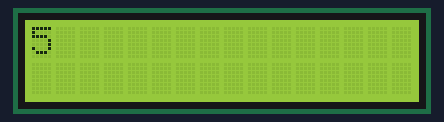
Recording of a sketch running on a simulated Arduino Uno, built with avr-gcc and run on an emulated ATmega328P. Parts: 16×2 character LCD.

Above: at 10.1 s.
At 19.9 s:
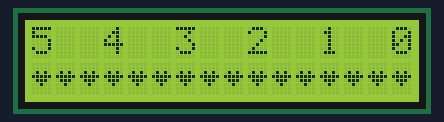
At 22.1 s:
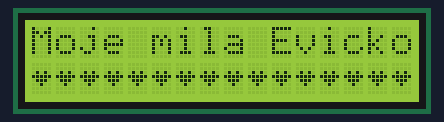
At 25.1 s:
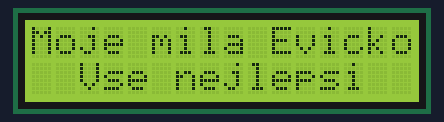
At 28.1 s:
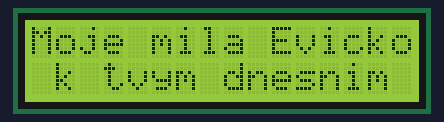
At 37.1 s:
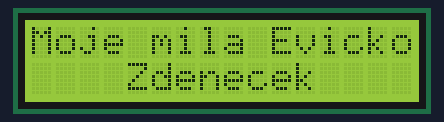

The sketch:

AllTheBest.ino
```cpp
#include <LiquidCrystal.h>

const int RS = 3;
const int EN = 4;
const int D4 = 9;
const int D5 = 10;
const int D6 = 11;
const int D7 = 12;

LiquidCrystal lcd(RS, EN, D4, D5, D6, D7);

byte heart[8] = {
  B00000,
  B00000,
  B01010,
  B11111,
  B01110,
  B00100,
  B00000,
  B00000,
};

void setup() {
  lcd.createChar(1, heart);
  lcd.begin(16, 2);
  lcd.clear();
}

String msg[] = {
  "  Vse nejlepsi  ",
  " k tvym dnesnim ",
  "  narozeninam   ",
  " ti preje tvuj  ",
  "    Zdenecek    ",
};
char sng[] = "Hodne stesti a zdravi!";

void loop() {
  delay(10000);

  for (int i = 5; i >= 0; i--) {
    lcd.print(i);
    lcd.print("  ");
    delay(1000);
  }

  lcd.setCursor(0, 1);
  for (int i = 0; i < 16; i++) {
    lcd.write(1);
    delay(250);
  }

  delay(2000);
  lcd.clear();

  lcd.print("Moje mila Evicko");
  lcd.setCursor(0, 1);
  for (int i = 0; i < 16; i++) {
    lcd.write(1);
  }

  delay(3000);

  for (int i = 0; i < 5; i++) {
    lcd.setCursor(0, 1);
    lcd.print(msg[i]);
    delay(3000);
  }

  lcd.setCursor(0, 1);
  for (int i = 0; i < 16; i++) {
    lcd.write(1);
  }

  delay(3000);
  lcd.clear();

  lcd.autoscroll();
  for (int n = 0; n < 2; n++) {
    lcd.setCursor(16, n % 2);
    for (int i = 0; i < 22; i++) {
      lcd.print(sng[i]);
      delay(666);
    }
    for (int i = 0; i < 16; i++) {
      lcd.print(" ");
      delay(666);
    }
    lcd.clear();
  }
  lcd.noAutoscroll();

  lcd.clear();
}
```

Measured:
- what the display in image 0 shows lasts 1.0 s, from 10.1 s to 11.1 s
- what the display in image 1 shows lasts 2.3 s, from 19.8 s to 22.1 s
- what the display in image 2 shows lasts 3.0 s, from 22.1 s to 25.1 s
